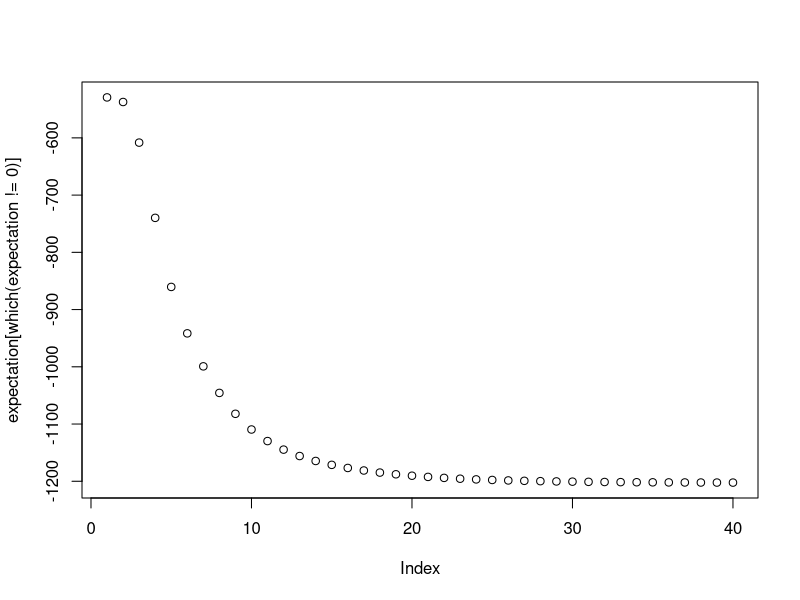

Write R code to recreate this figure.
########## Functions to be used in the simulation ################

A <- function(lambda, psi) {
  # Input: lambda: loading matrix of size p*k we have now
  #        psi: the variance matrix of size p*p of common factor we have now
  # Output: matrix A of size k*p (See definition in section 3.1)
  inv_mat <- solve(lambda %*% t(lambda) + psi)
  result <- t(lambda) %*% inv_mat
  return(result)
}

B <- function(lambda, psi) {
  # Input: lambda: loading matrix of size p*k we have now
  #        psi: the variance matrix of size p*p of common factor we have now
  # Output: B (See definition in section 3.1)
  k <- ncol(lambda)
  inv_mat <- solve(lambda %*% t(lambda) + psi)
  result <- diag(rep(1, k)) - t(lambda) %*% inv_mat %*% lambda
  return(result)
}

tr <- function(M){
  # Calculate the trace of matrix M
  return(sum(diag(M)))
}

E_step <- function(Y,lambda,psi){
  # Input: Y: the sample matrix of size n*p
  #        lambda: loading matrix of size p*k in current iteration
  #        psi: the common variance matrix of size p*p in current iteration
  # Output: The expectation in currect iteration (See equation (3.1) in section 3.1)
  n <- nrow(Y)
  mat_A <- A(lambda, psi)
  mat_B <- B(lambda, psi)
  result <- - n/2 * log(det(psi)) - 1/2 * tr(Y %*% solve(psi) %*% t(Y)) 
                            + tr(lambda %*% mat_A %*% t(Y) %*% Y %*% solve(psi)) 
                            - 1/2 * tr(lambda %*% ( n * mat_B + mat_A %*% t(Y) 
                                                       %*% Y %*% t(mat_A)) %*% t(lambda) %*% solve(psi))
  return(result)
}

psi_update <- function(lambda,psi,Y,j){
  # Input: lambda: loading matrix of size p*k we have now
  #        psi: the variance matrix of size p*p of common factor we have now
  #        Y: the response matrix of size n*p
  #        j: the element in (j,j) entry of matrix psi to update
  # Output: Updated psi[j,j]
  
  n <- nrow(Y)
  mat_A <- A(lambda,psi)
  mat_B <- B(lambda, psi)
  lambda_j <- lambda[j, ,drop = FALSE]
  Y.j <-Y[ ,j,drop = FALSE] # The j-th column of Y
  
  # Start calculating
  first_term <- (1/n) * t(Y.j) %*% Y.j
  second_term <- (-2/n) * lambda_j %*% mat_A %*% t(Y) %*% Y.j
  third_term <- (1/n) * lambda_j %*% (n * mat_B + mat_A %*% t(Y) %*% Y %*% t(mat_A)) %*% t(lambda_j)
  return(first_term + second_term + third_term)
}

psi_valid <- function(lambda,psi,Y){
  # Input: lambda: loading matrix of size p*k we have now
  #        psi: the variance matrix of size p*p of common factor we have now
  #        Y: the response matrix of size n*p
  # Output: True if psi is good to update (i.e in the concave region), False otherwise
  
  n <- nrow(Y)
  p <- ncol(Y)
  mat_A <- A(lambda,psi)
  mat_B <- B(lambda, psi)
  constraint <- numeric(length=p)
  for (j in 1:p){
    lambda_j <- lambda[j,,drop=FALSE]
    
    # Start calculating
    first_term <- (2/n) * sum(Y[,j]*Y[,j])
    second_term <- -(4/n) * lambda_j %*% as.matrix(rowSums(tcrossprod(mat_A,Y) 
                                                           %*% Y[,j, drop=FALSE]),ncol=1)
    third_term <- (2/n) * lambda_j %*% (n * mat_B + tcrossprod(mat_A,Y) 
                                        %*% tcrossprod(Y , mat_A)) %*% t(lambda_j)
    constraint[j]<- first_term + second_term + third_term
  }
  return(diag(psi)<=constraint)
}



lambda_update <- function(Y, lambda, psi, q){
  # Input: lambda: loading matrix of size p*k we have now
  #        psi: the variance matrix of size p*p of common factor we have now
  #        Y: the response matrix of size n*p
  #        q: the objective row of lambda to update
  # Output: Updated lambda[q, ]
  n <- nrow(Y)
  mat_A <- A(lambda,psi)
  mat_B <- B(lambda,psi)
  Y.q <- Y[ , q, drop = FALSE]
  result <- t(solve(n * mat_B + mat_A %*% t(Y) %*% Y %*% t(mat_A)) %*% mat_A %*% t(Y) %*% Y.q)
  return(result)
}

Standard_EM_update <- function(real_lambda, real_psi, N, initial_lambda, initial_psi){
  #### Input:
  ###    real_lambda: the real loading matrix
  ###    N: the sample size
  ###    initial_loading: the initialization of the loading matrix used for the algorithm
  ###    initial_psi: the initialization of the psi-matrix used for the algorithm
  #### Output:
  ###    expectation: the expectation during updating
  ###    loading_result: the loading matrix after updating
  ###    psi_result: the psi-matrix after updating
  
  p <- nrow(real_lambda)
  k <- ncol(real_lambda)
  Y <- MASS::mvrnorm(n = N, mu = rep(0,p), Sigma = real_lambda %*% t(real_lambda) + real_psi) 
  
  epsilon <- 0.0001 # error tolerance
  n_max_iter <- 1000 # maximum iteration number
  
  
  step <- 0 # record the number of iterations
  loading_diff <- 1000 # Set a big difference in case smaller than tolerance at very beginning
  
  # Variables to store result
  expectation <- numeric(length = n_max_iter) # to store the expectation during updating
  
  ## Initialization
  lambda <- initial_lambda
  psi <- initial_psi
  
  while(loading_diff >= epsilon){
    step <- step + 1
    expectation[step] <- E_step(Y,lambda,psi)
    
    ## Update psi elementwisely
    psi_update_position <- which(psi_valid(lambda,psi,Y))
    for (j in psi_update_position){
      psi[j,j] <- psi_update(lambda,psi,Y,j)
    }
    #print(diag(psi))
    
    
    ## Update loading matrix using current psi rowwisely
    lambda_new <- matrix(0, nrow = p, ncol = k)
    for (j in 1:p){
      lambda_new[j,] <- lambda_update(Y, lambda, psi,j)
    }
    lambda_new[upper.tri(lambda_new)] <- 0
    #print(lambda_new)
    loading_diff <- norm(lambda_new - lambda, type = 'F')
    
    ## Update parameters
    lambda <- lambda_new
    
    if (step > n_max_iter){
      cli::cli_alert_warning('Failed to converge!')
      break
    }
  }
  plot(expectation[which(expectation != 0)])
  result <- list(expectation[which(expectation != 0)], lambda, psi)
  return(result)
}
################################################################################

n <- 200
p <- 6
k <- 2

# true_lambda <- matrix(rep(1,12), nrow = p, ncol = k, byrow = TRUE)
true_lambda <- matrix(c(0.95,0,0.9,0,0.85,0,0,0.8,0,0.75,0,0.7), nrow = p, ncol = k, byrow = TRUE)
# true_lambda <- matrix(c(0.9,0,0.9,0,0.8,0,0,0.8,0,0.7,0,0.7), nrow= p, ncol = k, byrow = TRUE)

true_psi <- diag(diag(diag(rep(1,p)) - true_lambda %*% t(true_lambda)))

initial_lambda <- matrix(rep(1,p*k),nrow = p, ncol = k)
initial_psi <- diag(rep(1,p))


Standard_EM_update(true_lambda, true_psi, n, initial_lambda, initial_psi)

true_psi
true_lambda
